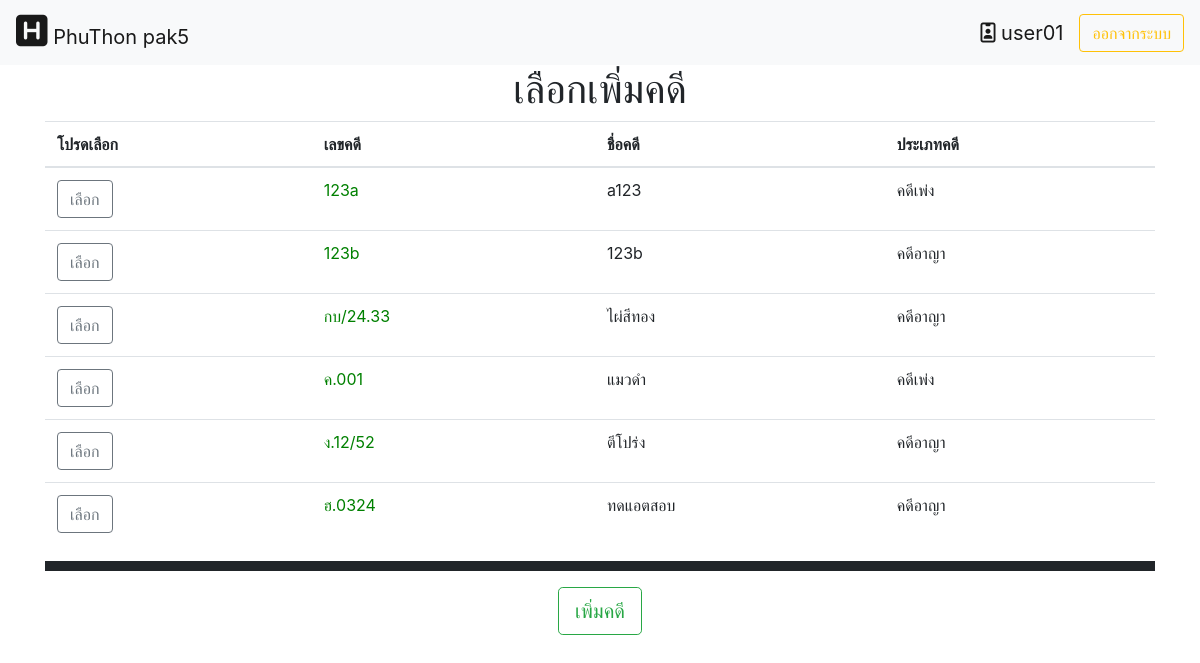
The app's page /home.php?&module=2&action=2 (signed in) with its own data.
### tables this page shows
CREATE TABLE `case_name` (
  `case_id` varchar(255) NOT NULL,
  `case_name` varchar(255) NOT NULL,
  `case_type` tinyint(2) NOT NULL,
  `case_savetime` timestamp NOT NULL DEFAULT current_timestamp() ON UPDATE current_timestamp(),
  `case_status` tinyint(2) NOT NULL
);

### module/insert/idcase_insert.php (the view, shortened to what this page needs)
<h1 class="text-center">เลือกเพิ่มคดี</h1>
<table class="table" id="myTable">
<thead>
    <tr>
      <th scope="col">โปรดเลือก</th>
      <th scope="col">เลขคดี</th>
      <th scope="col">ชื่อคดี</th>
      <th scope="col">ประเภทคดี</th>
    </tr>
  </thead>
<?php
$con = connect_db();
$sql_res = mysqli_query($con,"SELECT cn.case_id,cn.case_name,cn.case_type,cn.case_savetime FROM case_name as cn")or die("select sql responsible_person error".mysqli_error($con));
       while(list($case_id,$case_name,$case_type)=mysqli_fetch_row($sql_res)){
        if($case_type==1){
          $case_typeName="คดีเพ่ง";
        }else{
          $case_typeName="คดีอาญา";
        }
            echo"
            <tr>
              <td ><a href='?datacase=$case_id&module=2&action=3'><button type='button' class='btn btn-outline-secondary'>เลือก</button></a></td>
              <td><a href='?datacase=$case_id&module=1&action=1'>$case_id</a></td>
              <td>$case_name</td>
              <td>$case_typeName</td>
          </tr>";
        }
?>
</table>
  <hr style="border: solid 5px;">
  <p class="text-center"><td class="text-center" colspan=4><button type="button" class="btn btn-outline-success btn_add btn-lg" id="btn_add">เพิ่มคดี</button></p>

### home.php (shortened to what this page needs)
<html lang="en">
<head>
  <link rel="stylesheet" href="https://maxcdn.bootstrapcdn.com/bootstrap/4.3.1/css/bootstrap.min.css">
  <link rel="stylesheet" type="text/css" href="https://cdn.datatables.net/v/dt/dt-1.10.18/datatables.min.css"/>
  <link rel="stylesheet" href="home.css">
</head>
<body>
 <nav class="navbar navbar-expand-lg navbar-light bg-light">
  <a class="navbar-brand" href="home.php"><i style="font-size: 36px" class="fas fa-h-square"></i> PhuThon pak5</a>
  <div class="collapse navbar-collapse" id="navbarTogglerDemo03">
    <form class="form-inline my-2 my-lg-0">
    <a class="navbar-brand"  href="home.php?module=1&action=5"><i class="far fa-id-badge"></i> <?php echo $_SESSION['user_name']; ?></a>
    <a href="module/fuction/destroy_session.php"><button class="btn btn-outline-warning my-2 my-sm-0" type="button">ออกจากระบบ</button></a>
    </form>
  </div>
</nav>
<div class="container bigbody">
<?php
include("module/fuction/fc_module.php");
if(empty($_GET['module'])||empty($_GET['action'])){
  module(0,0);
}else{
  module($_GET['module'],$_GET['action']);
}
?>
  </div>
</body>
</html>

### module/fuction/fc_module.php (shortened to what this page needs)
<?php
    function module($module,$action){
        $m = "";
        $a = "";
        switch($module){
            case 2 : $m="insert"; break;
        }
        switch($action){
            case 2 : $a="idcase_insert.php"; break;
        }
        if($m=="404"||$a=="404.php"){
            include("module/404/404.php");
        }else{
            include("module/$m/$a");
        }
    }
?>

### home.css (style rules this page uses)
a { color: green; }

### records on screen
case_name: case_id "123a", case_name "a123", case_type "คดีเพ่ง"
case_name: case_id "123b", case_name "123b", case_type "คดีอาญา"
case_name: case_id "กบ/24.33", case_name "ไผ่สีทอง", case_type "คดีอาญา"
case_name: case_id "ค.001", case_name "แมวดำ", case_type "คดีเพ่ง"
case_name: case_id "ง.12/52", case_name "ตีโปร่ง", case_type "คดีอาญา"
case_name: case_id "ฮ.0324", case_name "ทดแอตสอบ", case_type "คดีอาญา"

### other values on screen
$_SESSION['user_name'] "user01"
